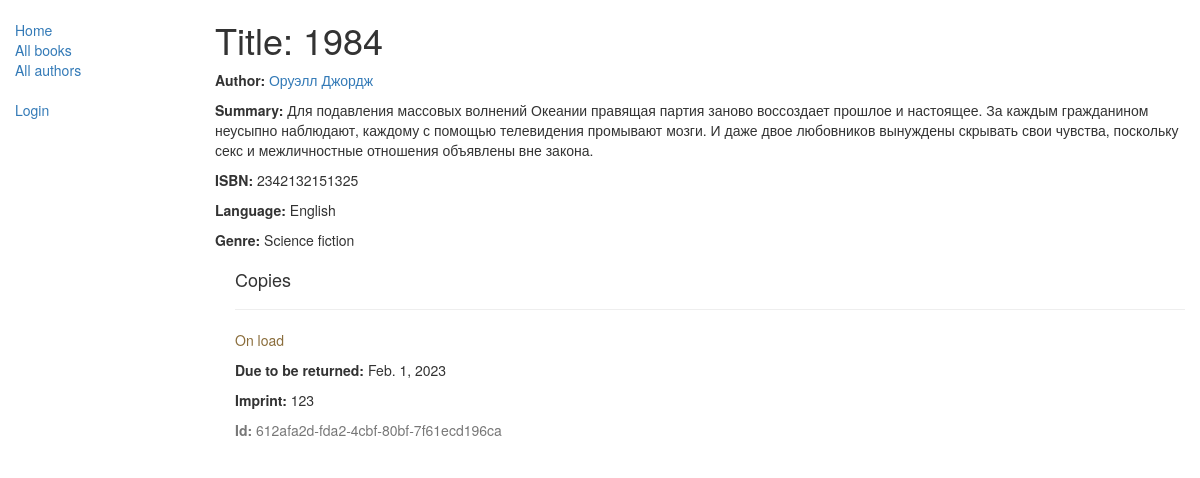
The page /catalog/book/2 on the database as committed earlier.
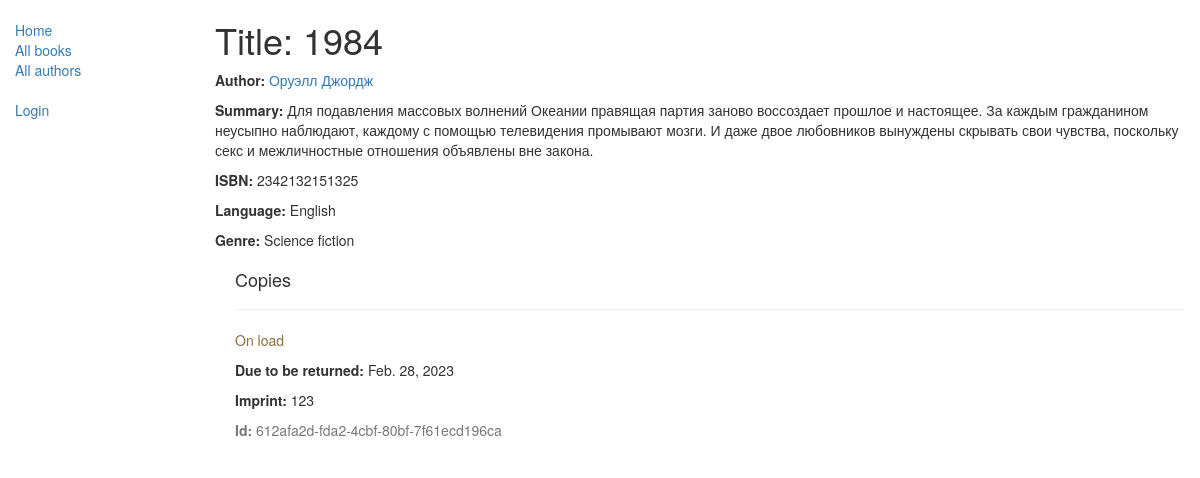
The same page on the database as committed later.
### catalog/models.py (models this page shows, shortened)
class BookInstance(models.Model):
    id = models.UUIDField(primary_key=True, default=get_default_field_id,
                          help_text="Unique ID for this particular book across whole library")
    book = models.ForeignKey(Book, on_delete=models.SET_NULL, null=True)
    imprint = models.CharField(max_length=200)
    due_back = models.DateField(null=True, blank=True)
    borrower = models.ForeignKey(User, on_delete=models.SET_NULL, null=True, blank=True)
    LOAD_STATUS = (
        ("m", "Maitenance"),
        ("o", "On load"),
        ("a", "Available"),
        ("r", "Reserved")
    )
    status = models.CharField(max_length=1, choices=LOAD_STATUS, default='m',
                              blank=True, help_text="Book availability")
    class Meta:
        ordering = ["due_back"]
        permissions = (("can_mark_returned", "Set book as returned"),)

### catalog/views.py (the view)
# urls.py: re_path(r"^book/(?P<pk>\d+)$", views.BookDetailView.as_view(), name="book-detail"),
class BookDetailView(BaseExceptions, generic.DetailView):
    model = Book
    context_object_name = "book"

### catalog/models.py (called while the page is built)
    def __str__(self):
        return self.name

    def __str__(self):
        return self.name

    def __str__(self):
        return "%s %s" % (self.last_name, self.first_name)

### integration/exception.py (called while the page is built)
    def dispatch(self, request, *arg, **kwargs):
        try:
            response = super().dispatch(request, *arg, **kwargs)
        except Exception as e:
            logger.error(f"Generic global Except, Exception message: {str(e)}")
            return self.response({"error_message": e.message}, status=400)
        if isinstance(response, (dict, list)):
            return self._response(response)
        else:
            return response

### catalog/templates/catalog/book_detail.html (shortened to what this page needs)
{% extends "base_template.html" %}
{% block content %}
  <h1>Title: {{ book.title }}</h1>
  <p><strong>Author:</strong> <a href="{% url 'author-detail' book.author.pk %}">{{ book.author }}</a></p>
  <p><strong>Summary:</strong> {{ book.summary }}</p>
  <p><strong>ISBN:</strong> {{ book.isbn }}</p>
  <p><strong>Language:</strong> {{ book.language }}</p>
  <p><strong>Genre:</strong> {% for genre in book.genre.all %} {{ genre }}{% if not forloop.last %}, {% endif %}{% endfor %}</p>
  <div style="margin-left:20px;margin-top:20px">
    <h4>Copies</h4>
    {% for copy in book.bookinstance_set.all %}
    <hr>
    <p class="{% if copy.status == 'a' %}text-success{% elif copy.status == 'd' %}text-danger{% else %}text-warning{% endif %}">{{ copy.get_status_display }}</p>
    {% if copy.status != 'a' %}<p><strong>Due to be returned:</strong> {{copy.due_back}}</p>{% endif %}
    <p><strong>Imprint:</strong> {{copy.imprint}}</p>
    <p class="text-muted"><strong>Id:</strong> {{copy.id}}</p>
    {% endfor %}
  </div>
{% endblock %}

Rows that differ between the two databases and show on the page:
changed BookInstance "On load": due_back "Feb. 1, 2023" → "Feb. 28, 2023"
